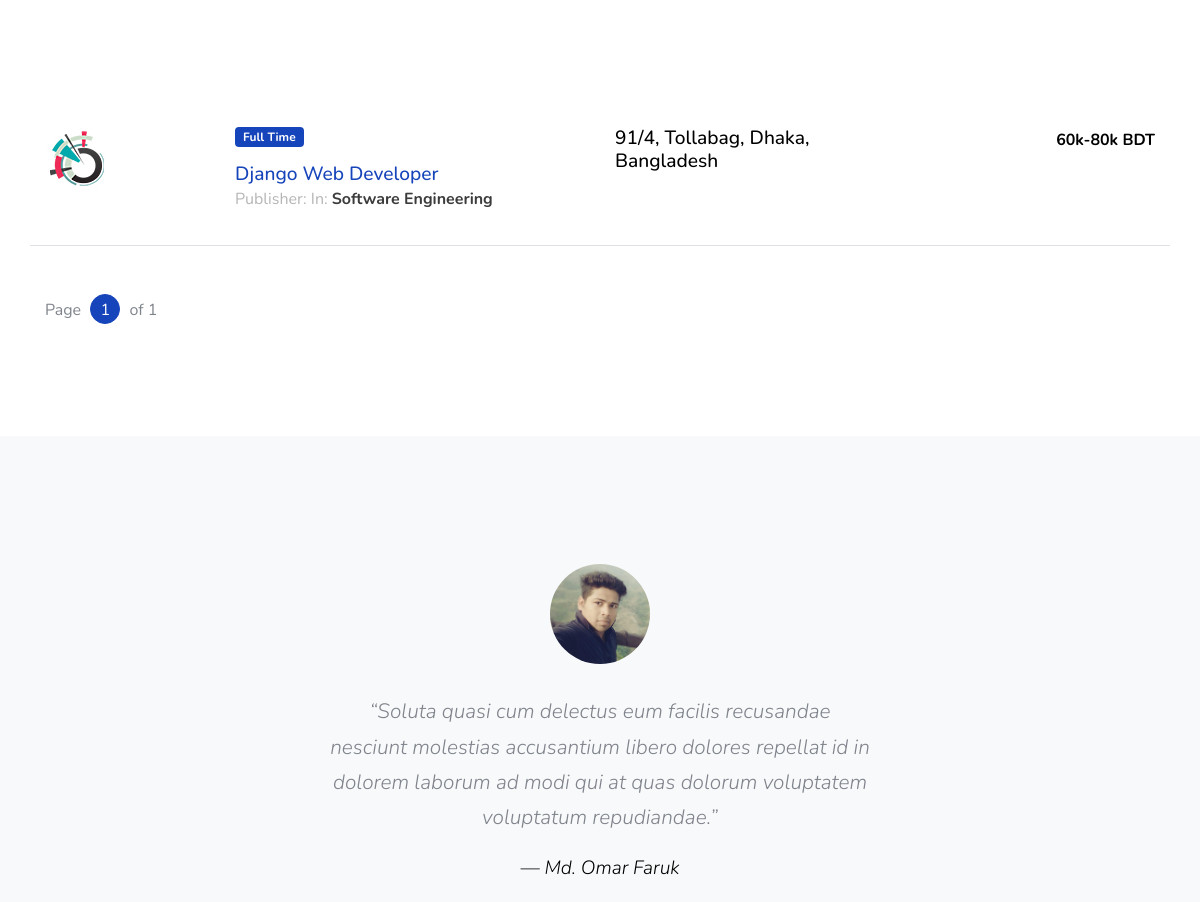
Before: / (middle part) with the older database file.
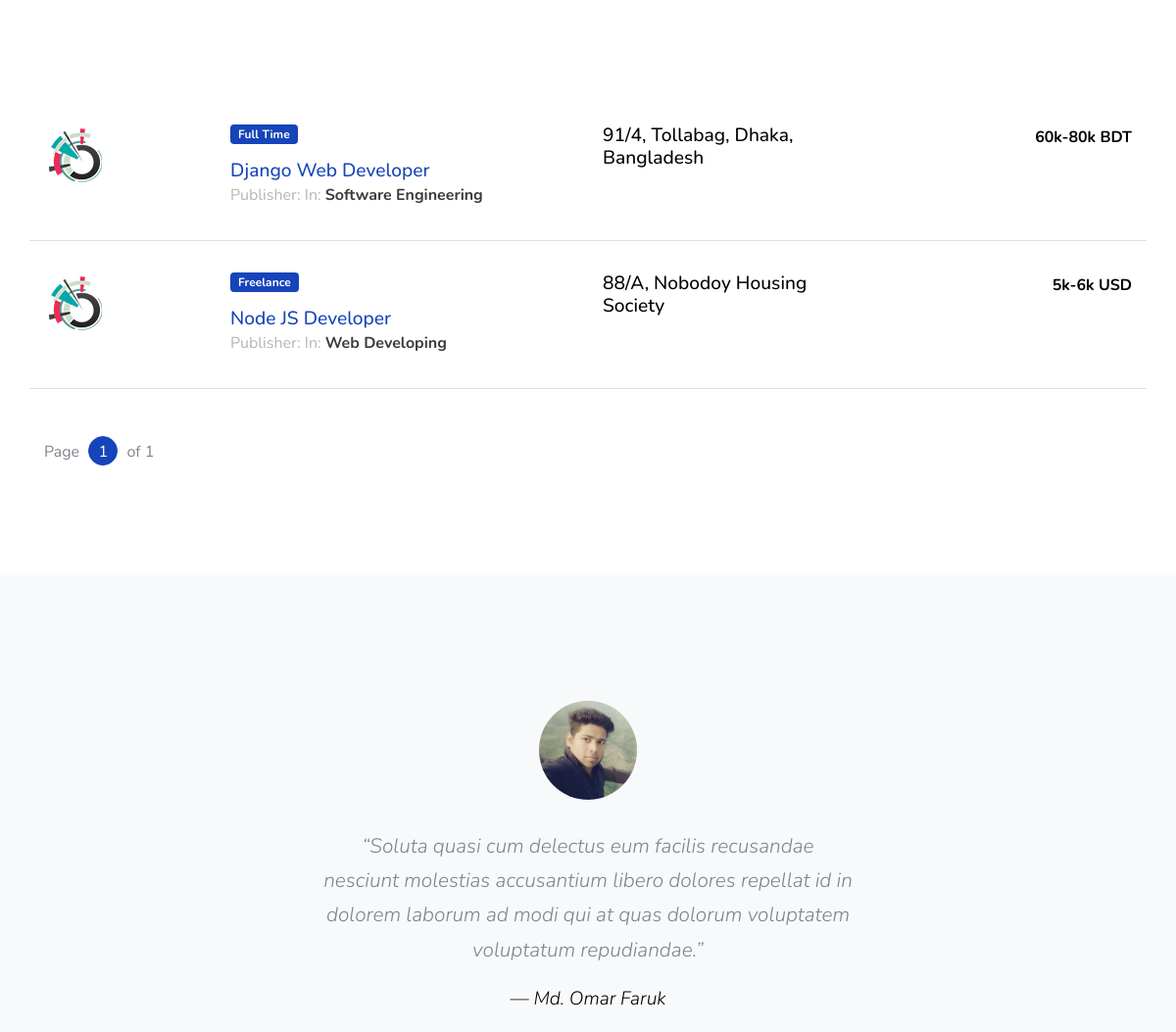
After: the same page with the newer database file.
### jobs/models.py (models this page shows, shortened)
class JobListing(models.Model):
    user = models.ForeignKey(settings.AUTH_USER_MODEL, on_delete=models.CASCADE,
                             null=True, editable=False, blank=True)
    title = models.CharField(max_length=100)
    company_name = models.CharField(max_length=200)
    employment_status = models.CharField(choices=JOB_TYPE, max_length=10)
    vacancy = models.CharField(max_length=10, null=True)
    gender = models.CharField(choices=GENDER, max_length=30, null=True)
    category = models.CharField(choices=CATEGORY, max_length=30)
    description = models.TextField()
    responsibilities = models.TextField()
    experience = models.CharField(max_length=100)
    job_location = models.CharField(max_length=120)
    Salary = models.CharField(max_length=100, null=True, blank=True)
    image = models.ImageField(blank=True, upload_to='media', null=True)
    application_deadline = models.DateTimeField()
    published_on = models.DateTimeField(default=timezone.now)

### jobs/views.py (the view)
# urls.py: 2. Add a URL to urlpatterns:  path('', views.home, name='home')
def home(request):
    qs = JobListing.objects.all()
    jobs = JobListing.objects.all().count()
    user = User.objects.all().count()
    company_name = JobListing.objects.filter(company_name__startswith='P').count()
    paginator = Paginator(qs, 5)  # Show 5 jobs per page
    page = request.GET.get('page')
    try:
        qs = paginator.page(page)
    except PageNotAnInteger:
        qs = paginator.page(1)
    except EmptyPage:
        qs = paginator.page(paginator.num_pages)
    context = {
        'query': qs,
        'job_qs': jobs,
        'company_name': company_name,
        'candidates': user
    }
    return render(request, "home.html", context)

### templates/home.html (shortened to what this page needs)
{% extends 'base.html' %}
{% load static %}
{% block content %}
    <section class="site-section">
     <div class="container">
        <div class="mb-5">
             {% for q in query %}
          <div class="row align-items-start job-item border-bottom pb-3 mb-3 pt-3">
            <div class="col-md-2">
              <a href="#"><img src="{% static 'images/featured-listing-1.jpg' %}" alt="Image" class="img-fluid"></a>
            </div>
            <div class="col-md-4">
              <span class="badge badge-primary px-2 py-1 mb-3">
                    {{ q.employment_status }}
              </span>
              <h2><a href="{% url 'jobs:job-single' q.id %}">{{ q.title }}</a> </h2>
              <p class="meta">Publisher: <strong>{{ q.user.first_name }} {{ q.user.last_name }}</strong> In: <strong>{{ q.category }}</strong></p>
            </div>
            <div class="col-md-3 text-left">
              <h3>{{ q.job_location }}</h3>
            </div>
            <div class="col-md-3 text-md-right">
              <strong class="text-black">{{ q.Salary }}</strong>
            </div>
          </div>
{% endfor %}
        </div>
        <div class="row pagination-wrap">
          <div class="col-md-6 text-center text-md-left">
            <div class="custom-pagination ml-auto">
              <div class="d-inline-block">
                Page <a href="#" class="active">{{ query.number }}</a> of  {{ query.paginator.num_pages }}
              </div>
            </div>
          </div>
        </div>
      </div>
    </section>
    <section class="bg-light pt-5 testimony-full">
        <div class="owl-carousel single-carousel">
          <div class="container">
            <div class="row">
              <div class="col-lg-6 mx-auto">
                <img class="img-fluid mx-auto" src="{% static 'images/person_1.jpg' %}" alt="Image">
                <blockquote>
                  <p>&ldquo;Soluta quasi cum delectus eum facilis recusandae nesciunt molestias accusantium libero dolores repellat id in dolorem laborum ad modi qui at quas dolorum voluptatem voluptatum repudiandae.&rdquo;</p>
                  <p><cite> &mdash; Md. Omar Faruk</cite></p>
                </blockquote>
              </div>
            </div>
          </div>
      </div>
    </section>
{% endblock %}

Changed rows visible on the page:
added JobListing: employment_status "Freelance", title "Node JS Developer", category "Web Developing", job_location "88/A, Nobodoy Housing Society", Salary "5k-6k USD"
